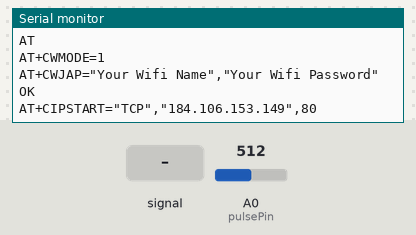
This sketch was run on a simulated Arduino Uno, built with avr-gcc and run on an emulated ATmega328P. Parts: the last lines printed to the serial monitor. Inputs (shaded band) come from the test bench; at power-on: A0 (pulsePin) = 512. The modem accepts every AT command (registered, SIM ready, sends succeed) and sends nothing else.

Above: at 13.2 s.
13.3 s: A0 (pulsePin) fed a 200 Hz sine of ±81 counts around its level
At 15.6 s:
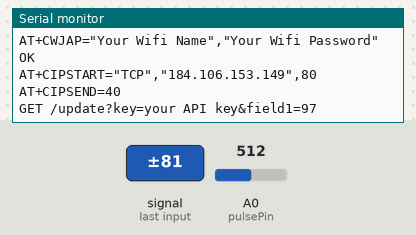
16.3 s: A0 (pulsePin) set to 535
At 16.3 s:
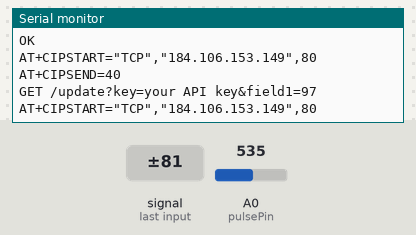
17.8 s: A0 (pulsePin) fed a 2 Hz sine of ±306 counts around its level
At 20.1 s:
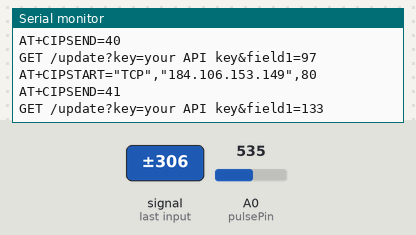

Measured:
- after the input at 13.3 s, the serial monitor: prints a new line after 1.8 s (image 1)
- after the input at 17.8 s, the serial monitor: prints a new line after 1.4 s (image 3)

The sketch:

mainSketch.ino
```cpp
/*
 * https://github.com/chauhannaman98/Heart-Rate-Monitor-on-ThingSpeak-IoT-Platform
 *
 * Main_Code.ino
 *
 * Created: October 5,2017
 * Author : Naman Chauhan
 */

#include <SoftwareSerial.h>
#include <stdlib.h>

#define DEBUG true
SoftwareSerial esp8266(9,10);
#define SSID "Your Wifi Name"     // "SSID-WiFiname"
#define PASS "Your Wifi Password"       // "password"
#define IP "184.106.153.149"// thingspeak.com ip

String msg = "GET /update?key=your API key"; //change it with your api key like "GET /update?key=Your API Key"

//Variables
float temp;
int hum;
String tempC;
int error;
int pulsePin = 0;         // Pulse Sensor purple wire connected to analog pin 0
int blinkPin = 13;        // pin to blink led at each beat
int fadePin = 5;
int fadeRate = 0;

// Volatile Variables, used in the interrupt service routine!
volatile int BPM;           // int that holds raw Analog in 0. updated every 2mS
volatile int Signal;              // holds the incoming raw data
volatile int IBI = 600;     // int that holds the time interval between beats! Must be seeded!
volatile boolean Pulse = false;     // "True" when heartbeat is detected. "False" when not a "live beat".
volatile boolean QS = false;        // becomes true when Arduino finds a beat.

// Regards Serial OutPut  -- Set This Up to your needs
static boolean serialVisual = true;   // Set to 'false' by Default.  Re-set to 'true' to see Arduino Serial Monitor ASCII Visual Pulse
volatile int rate[10];                    // array to hold last ten IBI values
volatile unsigned long sampleCounter = 0;          // used to determine pulse timing
volatile unsigned long lastBeatTime = 0;           // used to find IBI
volatile int P =512;                  // used to find peak in pulse wave, seeded
volatile int T = 512;               // used to find trough in pulse wave, seeded
volatile int thresh = 525;  // used to find instant moment of heart beat, seeded
volatile int amp = 100;     // used to hold amplitude of pulse waveform, seeded
volatile boolean firstBeat = true;        // used to seed rate array so we startup with reasonable BPM
volatile boolean secondBeat = false;      // used to seed rate array so we startup with reasonable BPM

void setup()  {
  Serial.begin(9600); //or use default 115200.
  esp8266.begin(9600);
  Serial.println("AT");
  esp8266.println("AT");
  delay(5000);
  if(esp8266.find("OK"))  {
    connectWiFi();
  }
  interruptSetup();
}

void loop() {
  start: //label
  error=0;
  updatebeat();
  //Resend if transmission is not completed
  if (error==1) {
    goto start; //go to label "start"
  }

  delay(1000);
}

void updatebeat() {
  String cmd = "AT+CIPSTART=\"TCP\",\"";
  cmd += IP;
  cmd += "\",80";
  Serial.println(cmd);
  esp8266.println(cmd);
  delay(2000);
  if(esp8266.find("Error")) {
    return;
  }
  cmd = msg ;
  cmd += "&field1=";
  cmd += BPM;
  cmd += "\r\n";
  Serial.print("AT+CIPSEND=");
  esp8266.print("AT+CIPSEND=");
  Serial.println(cmd.length());
  esp8266.println(cmd.length());
  if(esp8266.find(">")) {
    Serial.print(cmd);
    esp8266.print(cmd);
  }
  else{
   Serial.println("AT+CIPCLOSE");
   esp8266.println("AT+CIPCLOSE");
    //Resend...
    error=1;
  }
}

boolean connectWiFi() {
  Serial.println("AT+CWMODE=1");
  esp8266.println("AT+CWMODE=1");
  delay(2000);
  String cmd="AT+CWJAP=\"";
  cmd+=SSID;
  cmd+="\",\"";
  cmd+=PASS;
  cmd+="\"";
  Serial.println(cmd);
  esp8266.println(cmd);
  delay(5000);
  if(esp8266.find("OK"))  {
    Serial.println("OK");
    return true;
  }else {
    return false;
  }
}

void interruptSetup() {
  TCCR2A = 0x02;     // DISABLE PWM ON DIGITAL PINS 3 AND 11, AND GO INTO CTC MODE
  TCCR2B = 0x06;     // DON'T FORCE COMPARE, 256 PRESCALER
  OCR2A = 0X7C;      // SET THE TOP OF THE COUNT TO 124 FOR 500Hz SAMPLE RATE
  TIMSK2 = 0x02;     // ENABLE INTERRUPT ON MATCH BETWEEN TIMER2 AND OCR2A
  sei();             // MAKE SURE GLOBAL INTERRUPTS ARE ENABLED
}
ISR(TIMER2_COMPA_vect)  {                // triggered when Timer2 counts to 124
  cli();                                 // disable interrupts while we do this
  Signal = analogRead(pulsePin);              // read the Pulse Sensor
  sampleCounter += 2;                         // keep track of the time in mS
  int N = sampleCounter - lastBeatTime;       // monitor the time since the last beat to avoid noise
    //  find the peak and trough of the pulse wave
  if(Signal < thresh && N > (IBI/5)*3){      // avoid dichrotic noise by waiting 3/5 of last IBI
    if (Signal < T){                         // T is the trough
      T = Signal;                            // keep track of lowest point in pulse wave
    }
  }
  if(Signal > thresh && Signal > P){        // thresh condition helps avoid noise
    P = Signal;                             // P is the peak
  }                                         // keep track of highest point in pulse wave

  //  NOW IT'S TIME TO LOOK FOR THE HEART BEAT
  // signal surges up in value every time there is a pulse
  if (N > 250){                                   // avoid high frequency noise
    if ( (Signal > thresh) && (Pulse == false) && (N > (IBI/5)*3) ){
      Pulse = true;                               // set the Pulse flag when there is a pulse
      digitalWrite(blinkPin,HIGH);                // turn on pin 13 LED
      IBI = sampleCounter - lastBeatTime;         // time between beats in mS
      lastBeatTime = sampleCounter;               // keep track of time for next pulse
      if(secondBeat){                        // if this is the second beat
        secondBeat = false;                  // clear secondBeat flag
        for(int i=0; i<=9; i++){             // seed the running total to get a realistic BPM at startup
          rate[i] = IBI;
        }
      }
      if(firstBeat){                         // if it's the first time beat is found
        firstBeat = false;                   // clear firstBeat flag
        secondBeat = true;                   // set the second beat flag
        sei();                               // enable interrupts again
        return;                              // IBI value is unreliable so discard it
      }
      word runningTotal = 0;                  // clear the runningTotal variable
      for(int i=0; i<=8; i++){                // shift data in the rate array
        rate[i] = rate[i+1];                  // and drop the oldest IBI value
        runningTotal += rate[i];              // add up the 9 oldest IBI values
      }
      rate[9] = IBI;                          // add the latest IBI to the rate array
      runningTotal += rate[9];                // add the latest IBI to runningTotal
      runningTotal /= 10;                     // average the last 10 IBI values
      BPM = 60000/runningTotal;               // how many beats can fit into a minute? that's BPM!
      QS = true;                              // set Quantified Self flag
      // QS FLAG IS NOT CLEARED INSIDE THIS ISR
    }
  }
  if (Signal < thresh && Pulse == true){   // when the values are going down, the beat is over
    digitalWrite(blinkPin,LOW);            // turn off pin 13 LED
    Pulse = false;                         // reset the Pulse flag so we can do it again
    amp = P - T;                           // get amplitude of the pulse wave
    thresh = amp/2 + T;                    // set thresh at 50% of the amplitude
    P = thresh;                            // reset these for next time
    T = thresh;
  }
  if (N > 2500){                           // if 2.5 seconds go by without a beat
    thresh = 512;                          // set thresh default
    P = 512;                               // set P default
    T = 512;                               // set T default
    lastBeatTime = sampleCounter;          // bring the lastBeatTime up to date
    firstBeat = true;                      // set these to avoid noise
    secondBeat = false;                    // when we get the heartbeat back
  }
  sei();
  // enable interrupts when youre done!
}
```
